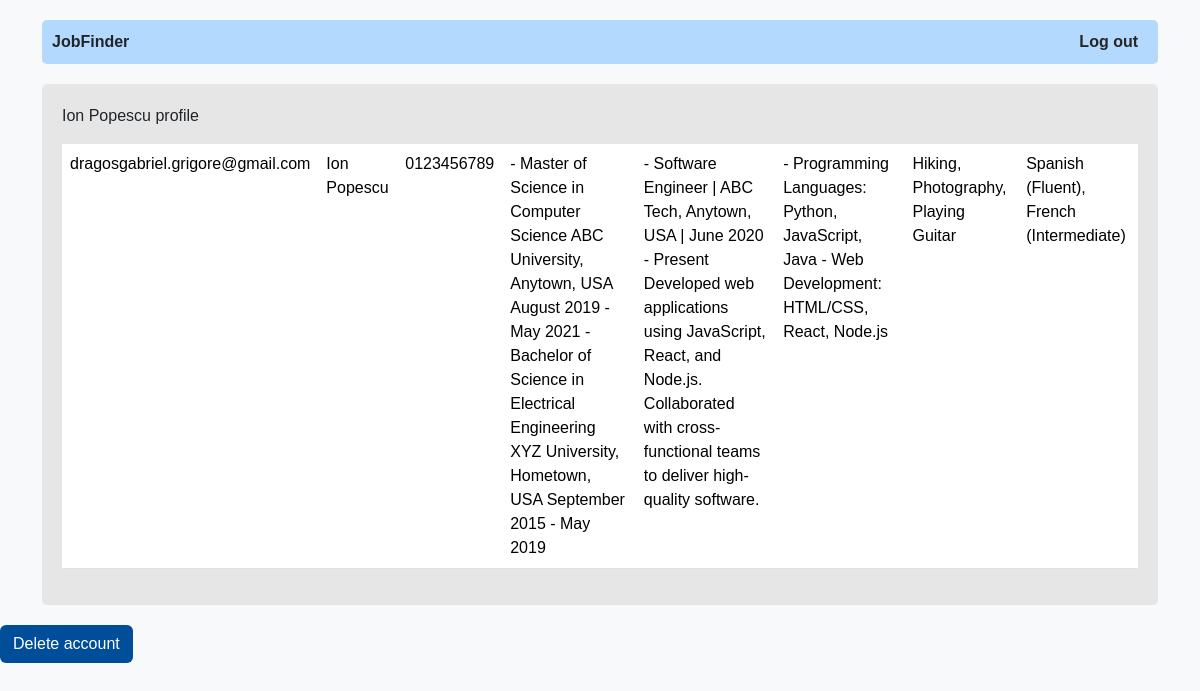
The page /human_profile/2/ (signed in) on the database its author committed.
### jobsite/models.py (models this page shows, shortened)
class User(models.Model):
    email = models.EmailField(max_length=50, unique=True)
    password = models.CharField(max_length=50)
    type = models.CharField(max_length=50)
    full_name = models.CharField(max_length=50,default='unspecified')
    phone_number=models.CharField(max_length=20,default='unspecified')
    education = models.TextField(max_length=500, default='unspecified')
    experience=models.TextField(max_length=500, default='unspecified')
    skills=models.TextField(max_length=500, default='unspecified')
    hobbies=models.TextField(max_length=500, default='unspecified')
    foreign_languages=models.TextField(max_length=500, default='unspecified')

### jobsite/views.py (the view)
# urls.py: path('human_profile/<int:user_id>/', views.human_profile, name='human_profile'),
def human_profile(request,user_id):
    email=request.session['email']
    if User.objects.filter(email=email).exists():
        otherdata=User.objects.filter(email=email)
        usertype=otherdata[0].type
    else:
        otherdata=Company.objects.filter(email=email)
        usertype=otherdata[0].type
    mydata = User.objects.filter(id=user_id)
    context = {
        'mymembers': mydata,
        'usertype':usertype
    }
    if 'admin_delete' in request.POST:
        Human_delete(user_id)
        return redirect('main_page_human')
    return render(request, 'human_profile.html',context=context)

### jobsite/templates/human_profile.html (shortened to what this page needs)
<!DOCTYPE html>
<html>
<head>
    {% load bootstrap5 %}
    {% bootstrap_css %}
</head>
<body>
    <div class="container">
        <ul class="nav">
            <li class="nav-item navbar-title">
                JobFinder
            </li>
            <li class="nav-item">
                <a href="/">Log out</a>
            </li>
        </ul>
    </div>
    <div class="container">
        <div class="data-container">
            <p>{{ mymembers.0.full_name }} profile</p>
            <table class="table">
                {% for x in mymembers %}
                <tr>
                    <td>{{ x.email }}</td>
                    <td>{{ x.full_name }}</td>
                    <td>{{ x.phone_number }}</td>
                    <td>{{ x.education }}</td>
                    <td>{{ x.experience }}</td>
                    <td>{{ x.skills }}</td>
                    <td>{{ x.hobbies }}</td>
                    <td>{{ x.foreign_languages }}</td>
                </tr>
                {% endfor %}
            </table>
        </div>
    </div>
    {% if usertype == 'admin' %}
    <form method="post">
        <button type="submit" name="admin_delete" class="btn custom-button">Delete account</button>
    </form>
    {% endif %}
</body>
</html>

### jobsite/templates/human_profile.html (style rules this page uses)
body { background-color: #f8f9fa; font-family: Arial, sans-serif; }
.container { margin-top: 20px; }
.nav { padding: 10px; background-color: #b3d9ff; border-radius: 5px; display: flex; align-items: center; justify-content: space-between; }
.nav-item { list-style-type: none; margin-right: 10px; font-weight: bold; }
.nav-item a { color: #262626; text-decoration: none; }
.data-container { background-color: #e6e6e6; padding: 20px; border-radius: 5px; margin-bottom: 20px; }
.custom-button { background-color: #004d99; color: white; }

### rows shown on the page
User: full_name "Ion Popescu", email "dragosgabriel.grigore@gmail.com", phone_number "0123456789", education "- Master of Science in Computer Science ABC University, Anytown, USA August 2019 - May 2021 - Bachelor of Science in Electrical Engineering XYZ University, Hometown, USA September 2015 - May 2019", experience "- Software Engineer | ABC Tech, Anytown, USA | June 2020 - Present Developed web applications using JavaScript, React, and Node.js. Collaborated with cross-functional teams to deliver high-quality software.", skills "- Programming Languages: Python, JavaScript, Java - Web Development: HTML/CSS, React, Node.js", hobbies "Hiking, Photography, Playing Guitar", foreign_languages "Spanish (Fluent), French (Intermediate)"
